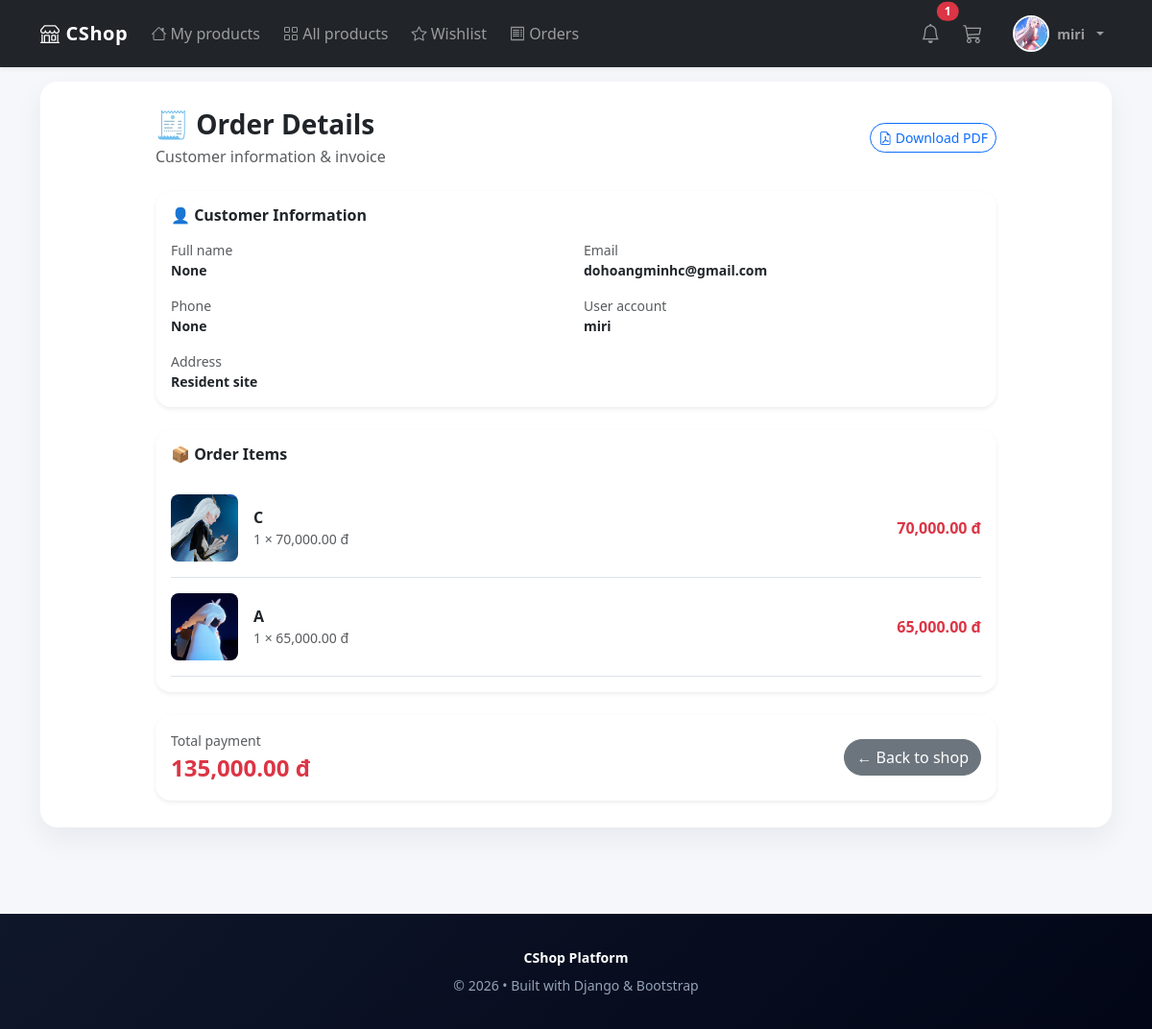
Screenshot of /shops/order-success/29/ (signed in) with the database file from the repository.
### users/models.py (models this page shows, shortened)
class Profile(models.Model):
    user = models.OneToOneField(settings.AUTH_USER_MODEL, on_delete=models.CASCADE)
    photo = models.ImageField(upload_to='users/%Y/%m/%d', blank=True)
    phone = models.CharField(max_length=20, blank=True, null=True)
    user_code = models.CharField(max_length=20, unique=True, blank=True, null=True)

### shops/models.py (models this page shows, shortened)
class Order(models.Model):
    PAYMENT_METHODS = [
        ('cod', 'Cash on Delivery'),
        ('bank', 'Bank Transfer'),
        ('momo', 'MoMo'),
    ]
    PAYMENT_STATUS = [
        ('unpaid', 'Unpaid'),
        ('paid', 'Paid'),
    ]
    STATUS_CHOICES = [
        ('pending', 'Chờ xử lý'),
        ('confirmed', 'Đã xác nhận'),
        ('shipping', 'Đang giao'),
        ('completed', 'Hoàn thành'),
        ('cancelled', 'Đã huỷ'),
    ]
    user = models.ForeignKey(User, on_delete=models.CASCADE)
    full_name = models.CharField(max_length=200, null=True, blank=True)
    email = models.EmailField(null=True, blank=True)
    phone = models.CharField(max_length=20, null=True, blank=True)
    address = models.TextField(null=True, blank=True)
    payment_method = models.CharField(max_length=20, choices=PAYMENT_METHODS)
    payment_status = models.CharField(
        max_length=20,
        choices=PAYMENT_STATUS,
        default='unpaid'
    )
    total_price = models.DecimalField(max_digits=12, decimal_places=2)
    status = models.CharField(
        max_length=30,
        choices=STATUS_CHOICES,
        default='pending'
    )
    created = models.DateTimeField(auto_now_add=True)

class OrderItem(models.Model):
    order = models.ForeignKey(
        Order,
        related_name='items',
        on_delete=models.CASCADE
    )
    product = models.ForeignKey(Product, on_delete=models.CASCADE)
    price = models.DecimalField(max_digits=12, decimal_places=2)
    quantity = models.PositiveIntegerField()
    def get_total(self):
        return self.price * self.quantity

class Product(models.Model):
    seller = models.ForeignKey(User, on_delete=models.CASCADE)
    category = models.ForeignKey(
        Category,
        on_delete=models.SET_NULL,
        null=True,
        related_name='products'
    )
    name = models.CharField(max_length=200)
    price = models.DecimalField(max_digits=10, decimal_places=2)
    stock = models.PositiveIntegerField()
    description = models.TextField()
    image = models.ImageField(upload_to='products/')
    created = models.DateTimeField(auto_now_add=True)

### shops/views.py (the view)
# urls.py: path('order-success/<int:order_id>/', views.order_success, name='order_success'),
def order_success(request, order_id):
    order = get_object_or_404(Order, id=order_id)
    return render(request, 'shops/order_success.html', {
        'order': order
    })

### shops/context_processors.py (called while the page is built)
def notification_count(request):
    if request.user.is_authenticated:
        count = request.user.notifications.filter(is_read=False).count()
    else:
        count = 0
    return {
        "unread_notifications": count
    }

### shops/templates/shops/order_success.html
{% extends 'users/base.html' %}
{% load humanize %}
{% block body %}
<div class="container" style="max-width: 900px;">
    <div class="d-flex justify-content-between align-items-center mb-4">
        <div>
            <h3 class="fw-bold mb-1">🧾 Order Details</h3>
            <div class="text-muted">Customer information & invoice</div>
        </div>
        <a href="{% url 'shops:invoice_pdf' order.id %}"
           class="btn btn-outline-primary rounded-pill btn-sm">
            <i class="bi bi-file-earmark-pdf"></i> Download PDF
        </a>
    </div>
    <div class="card border-0 shadow-sm rounded-4 mb-4">
        <div class="card-body">
            <h6 class="fw-bold mb-3">👤 Customer Information</h6>
            <div class="row g-3 small">
                <div class="col-md-6">
                    <div class="text-muted">Full name</div>
                    <div class="fw-semibold">{{ order.full_name }}</div>
                </div>
                <div class="col-md-6">
                    <div class="text-muted">Email</div>
                    <div class="fw-semibold">{{ order.email }}</div>
                </div>
                <div class="col-md-6">
                    <div class="text-muted">Phone</div>
                    <div class="fw-semibold">{{ order.phone }}</div>
                </div>
                <div class="col-md-6">
                    <div class="text-muted">User account</div>
                    <div class="fw-semibold">{{ order.user.username }}</div>
                </div>
                <div class="col-12">
                    <div class="text-muted">Address</div>
                    <div class="fw-semibold">{{ order.address }}</div>
                </div>
            </div>
        </div>
    </div>
    <div class="card border-0 shadow-sm rounded-4 mb-4">
        <div class="card-body">
            <h6 class="fw-bold mb-3">📦 Order Items</h6>
            {% for item in order.items.all %}
            <div class="d-flex align-items-center gap-3 py-3 border-bottom">
                <div>
                    {% if item.product.image %}
                        <img src="{{ item.product.image.url }}"
                             class="rounded-3"
                             style="width:70px; height:70px; object-fit:cover;">
                    {% else %}
                        <div class="bg-light rounded-3 d-flex align-items-center justify-content-center"
                             style="width:70px; height:70px;">
                            <i class="bi bi-image text-muted"></i>
                        </div>
                    {% endif %}
                </div>
                <div class="flex-grow-1">
                    <div class="fw-semibold">{{ item.product.name }}</div>
                    <div class="text-muted small">
                        {{ item.quantity }} × {{ item.price|intcomma }} đ
                    </div>
                </div>
                <div class="fw-bold text-danger">
                    {{ item.get_total|intcomma }} đ
                </div>
            </div>
            {% endfor %}
        </div>
    </div>
    <div class="card border-0 shadow-sm rounded-4">
        <div class="card-body d-flex justify-content-between align-items-center">
            <div>
                <div class="text-muted small">Total payment</div>
                <div class="fs-4 fw-bold text-danger">
                    {{ order.total_price|intcomma }} đ
                </div>
            </div>
            <a href="{% url 'shops:all_shops' %}"
               class="btn btn-secondary rounded-pill">
                ← Back to shop
            </a>
        </div>
    </div>
</div>
{% endblock %}

### users/templates/users/base.html (shortened to what this page needs)
<!DOCTYPE html>
<html lang="en">
<head>
    <link href="https://cdn.jsdelivr.net/npm/bootstrap@5.3.2/dist/css/bootstrap.min.css" rel="stylesheet">
    <link rel="stylesheet" href="https://cdn.jsdelivr.net/npm/bootstrap-icons@1.11.3/font/bootstrap-icons.min.css">
</head>
<body>
<nav class="navbar navbar-expand-lg navbar-dark bg-dark fixed-top shadow-sm">
  <div class="container">
    <a class="navbar-brand" href="{% url 'shops:index' %}">
        <i class="bi bi-shop"></i> CShop
    </a>
    <div class="collapse navbar-collapse" id="navbarNav">
      <ul class="navbar-nav me-auto gap-2">
        <li class="nav-item">
          <a class="nav-link" href="{% url 'shops:index' %}">
            <i class="bi bi-house"></i> My products
          </a>
        </li>
        <li class="nav-item">
          <a class="nav-link" href="{% url 'shops:product_list' %}">
            <i class="bi bi-grid"></i> All products
          </a>
        </li>
        <li class="nav-item">
          <a class="nav-link" href="{% url 'shops:wishlist' %}">
            <i class="bi bi-star"></i> Wishlist
          </a>
        </li>
        {% if request.user.is_staff %}
        <li class="nav-item">
          <a class="nav-link" href="{% url 'shops:order_list' %}">
            <i class="bi bi-receipt"></i> Orders
          </a>
        </li>
        <li class="nav-item">
          <a href="{% url 'shops:dashboard' %}" class="nav-link">
            📊 Dashboard
          </a>
        </li>
        {% else %}
        <li class="nav-item">
          <a class="nav-link" href="{% url 'shops:order_history' %}">
            <i class="bi bi-receipt"></i> Orders
          </a>
        </li>
        {% endif %}
      </ul>
      <ul class="navbar-nav me-2">
        <li class="nav-item">
          <a class="nav-link position-relative"
            href="{% url 'shops:notifications' %}">
            <i class="bi bi-bell fs-5"></i>
            {% if unread_notifications > 0 %}
            <span class="position-absolute top-0 start-100 translate-middle badge rounded-pill bg-danger">
              {{ unread_notifications }}
            </span>
            {% endif %}
          </a>
        </li>
      </ul>
      {% if request.user.is_authenticated %}
      <ul class="navbar-nav me-3">
        <li class="nav-item">
          <a class="nav-link position-relative" href="{% url 'shops:cart_detail' %}">
            <i class="bi bi-cart3 fs-5"></i>
          </a>
        </li>
      </ul>
      {% endif %}
      <ul class="navbar-nav align-items-center gap-2">
        {% if request.user.is_authenticated %}
          <li class="nav-item dropdown">
            <a class="nav-link dropdown-toggle d-flex align-items-center gap-2" href="#" role="button" data-bs-toggle="dropdown">
              {% if request.user.profile.photo %}
                <img src="{{ request.user.profile.photo.url }}" class="rounded-circle avatar">
              {% else %}
                <div class="rounded-circle bg-secondary text-white d-flex align-items-center justify-content-center avatar">
                  <i class="bi bi-person-fill"></i>
                </div>
              {% endif %}
              <span class="small fw-semibold">{{ request.user.username }}</span>
            </a>
          </li>
        {% endif %}
      </ul>
    </div>
  </div>
</nav>
<div class="container">
    <div class="main-card">
        {% block body %}
        {% endblock %}
    </div>
</div>
<footer>
    <div class="container">
        <div class="mb-2"><strong>CShop Platform</strong></div>
        <div>© 2026 • Built with Django & Bootstrap</div>
    </div>
</footer>
</body>
</html>

### users/templates/users/base.html (style rules this page uses)
:root { --primary:#4f46e5; --bg:#f5f7fb; --dark:#0f172a; }
body { padding-top: 85px; background: var(--bg); font-family: 'Segoe UI', system-ui, sans-serif; }
.navbar { backdrop-filter: blur(12px); }
.navbar-brand { letter-spacing: 0.6px; font-weight: 700; }
.nav-link { font-weight:500; }
.avatar { width: 38px; height: 38px; object-fit: cover; border: 2px solid #fff; }
.main-card { background: #fff; border-radius: 18px; padding: 28px; box-shadow: 0 12px 30px rgba(15,23,42,0.06); }
footer { margin-top: 90px; padding: 35px 0; background: linear-gradient(135deg,#0f172a,#020617); color: #94a3b8; text-align: center; font-size: 14px; }
footer strong { color:#fff; }

### rows the page displays
Order: full_name "None", email "dohoangminhc@gmail.com", phone "None", user.username "miri", address "Resident site", total_price "135,000.00"
OrderItem: product.image (picture), product.name "C", quantity "1", price "70,000.00", get_total "70,000.00"
OrderItem: product.image (picture), product.name "A", quantity "1", price "65,000.00", get_total "65,000.00"

### other values shown
{{ unread_notifications }} "1"
{{ request.user.username }} "miri"
